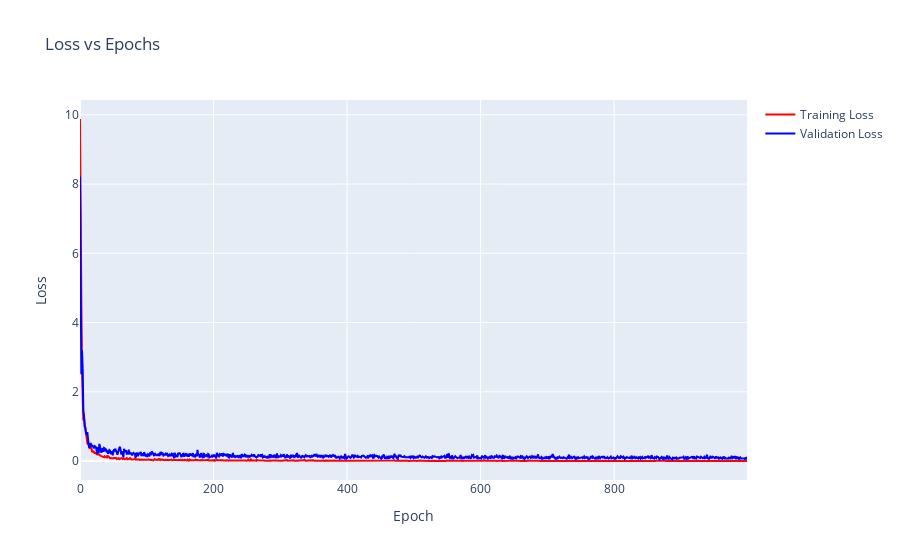

Source (notebook cell):
### Code cell
import plotly.graph_objects as go

# Create the figure
fig = go.Figure()

# Add traces for train_loss and valid_loss
fig.add_trace(go.Scatter(x=list(range(len(train_loss))), y=train_loss,
                    mode='lines', name='Training Loss', line=dict(color='red')))
fig.add_trace(go.Scatter(x=list(range(len(valid_loss))), y=valid_loss,
                    mode='lines', name='Validation Loss', line=dict(color='blue')))

# Set the title and axis labels
fig.update_layout(title='Loss vs Epochs', xaxis_title='Epoch', yaxis_title='Loss')

# Display the figure
fig.show()

### Figure 1 — Plotly figure (JSON) as saved in the notebook; plotly's stock layout.template omitted (floating-point values rounded to 4 significant figures; data arrays with more than 128 entries replaced by an {"elided": "..."} marker saying what was removed)
{"data": [{"line": {"color": "red"}, "mode": "lines", "name": "Training Loss", "type": "scatter", "x": {"elided": "1000 int values"}, "y": {"elided": "1000 float values"}}, {"line": {"color": "blue"}, "mode": "lines", "name": "Validation Loss", "type": "scatter", "x": {"elided": "1000 int values"}, "y": {"elided": "1000 float values"}}], "layout": {"title": {"text": "Loss vs Epochs"}, "xaxis": {"title": {"text": "Epoch"}}, "yaxis": {"title": {"text": "Loss"}}}}
